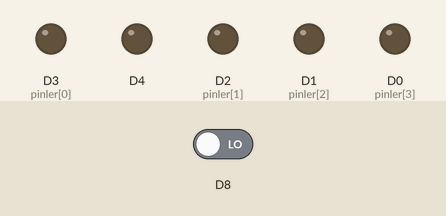
The sketch below on a simulated ESP8266 (NodeMCU). On the bench: output pins drawn as LEDs (lit = HIGH). Dashed ring = blinking. Inputs (shaded band) come from the test bench; at power-on: D8 LOW.

Above: at 1.2 s.
1.3 s: D8 driven HIGH
At 1.5 s:
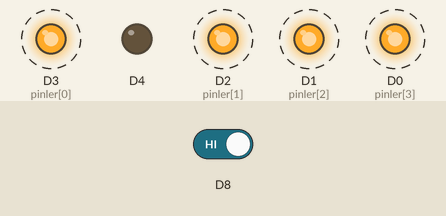
4.3 s: D8 driven LOW
At 4.3 s:
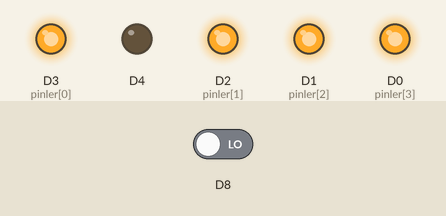
Timing chart, 0 to 7.3 s (numbered marks = the images above; inputs shaded):
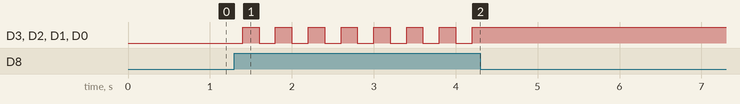

The sketch:

PinReverse.ino
```cpp
byte pinler[4]={D3,D2,D1,D0};
void setup() {
  // put your setup code here, to run once:
  pinMode(D8,INPUT);
  pinMode(D4,OUTPUT);

  for(byte i=0;i<4;i++)
    pinMode(pinler[i],OUTPUT);
}

void loop() {
  // put your main code here, to run repeatedly:
  if(digitalRead(D8)==HIGH)
  {
    for(byte i=0;i<4;i++)
    digitalWrite(pinler[i], !digitalRead(pinler[i]));
    //digitalWrite(D0,!digitalRead(D0));
  }
  delay(200);
}
```

Measured:
- after the input at 1.3 s, D3 (pinler[0]), D2 (pinler[1]), D1 (pinler[2]), D0 (pinler[3]): alternates HIGH for 0.20 s and LOW for 0.20 s, starting after 0.10 s
- after the input at 4.3 s, D3 (pinler[0]), D2 (pinler[1]), D1 (pinler[2]), D0 (pinler[3]): stops changing and stays HIGH
